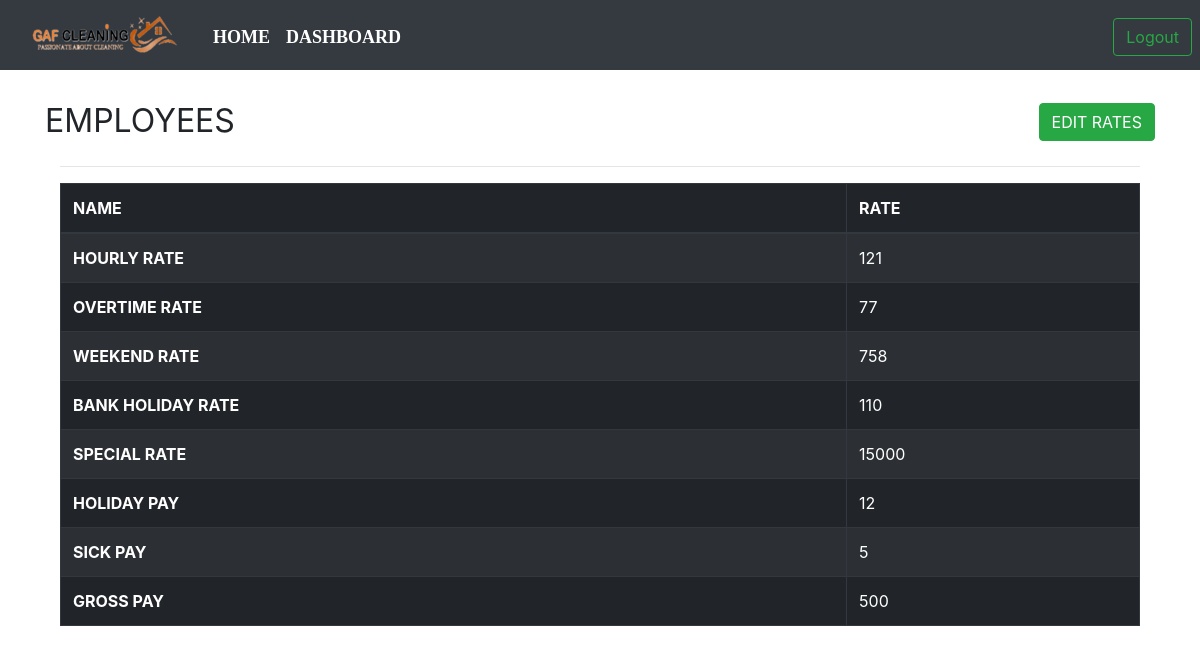
The app's page /rates/ (signed in) with its own data.
### pages/models.py (models this page shows)
class Panel(models.Model):
    user=models.OneToOneField(User, null=True, blank=True, on_delete=models.CASCADE)
    rates = models.OneToOneField(Rates, null=True, blank=True, on_delete=models.CASCADE)

class Rates(models.Model):
    hourlyRate = models.CharField(max_length=10)
    overtimeRate = models.CharField(max_length=10)
    weekendRate  =models.CharField(max_length=10)
    bankHolidayRate = models.CharField(max_length=10)
    specialRate = models.CharField(max_length=10)
    holidayPay = models.CharField(max_length=10)
    sickPay = models.CharField(max_length=10)
    grossPay = models.CharField(max_length=10)

### pages/views.py (the view)
# urls.py: path("rates/", viewRates, name="rates"),
def viewRates(request):
    if "Admin" in [g.name for g in request.user.groups.all()]:
        panel = Panel.objects.get(user=request.user)
        context={
                "panel":panel
            }
        return render(request, "rates.html", context)
    else:
        return redirect('home')

### templates/rates.html (shortened to what this page needs)
{% load static %}
<!DOCTYPE html>
<html lang="en">
<head>
    <link rel="stylesheet" href="{% static 'header.css' %}">
    <link rel="stylesheet" href="https://cdnjs.cloudflare.com/ajax/libs/animate.css/3.7.2/animate.min.css">
    <link rel="stylesheet" href="https://maxcdn.bootstrapcdn.com/bootstrap/4.0.0/css/bootstrap.min.css" >
</head>
<body>
  <nav class="navbar navbar-expand-lg navbar-dark bg-dark">
  <div class="container-fluid mt-1">
    <a href="{% url 'home' %}" class="pull-left" ><img src="{% static 'images/logo1.png' %}"></a>
    <div class="collapse navbar-collapse" id="navbarSupportedContent">
      <ul class="navbar-nav me-auto mb-2 mb-lg-0 mx-4">
        <li class="nav-item">
            <a class="nav-link active" aria-current="page" href="{% url 'home' %}">Home</a>
          </li>
          <li class="nav-item">
            <a class="nav-link active" aria-current="page" href="{% url 'dashboard' %}">Dashboard</a>
          </li>
	    </ul>
        <div class="btn-group mx-2" role="group" aria-label="Basic outlined example"  style="position: absolute; right: 0;">
          <a href="{% url 'logout' %}"><button type="button" class="btn btn-outline-success">Logout</button></a>
        </div>
    </div>
  </div>
</nav>
<div class="container">
    <div class="container">
        <br />
        <div class="row" style="justify-content: space-between;">
        <h1> <b> <small>EMPLOYEES</small></b> </h1>
       <div class="modal-dialog-centered">
        <a href="{% url 'editRates' %}"><button type="button" class="btn btn-success">EDIT RATES</button></a>
    </div>
    </div>
    <hr />
        <div class="table-responsive">
        <table class="table-bordered table-hover table table-dark table-striped">
            <thead>
            <tr>
                <th scope="col"> NAME </th>
                <th scope="col"> RATE </th>
            </tr>
            </thead>
            <tbody>
            <tr>
                <th scope="row"> HOURLY RATE </th>
                <td> {{ panel.rates.hourlyRate }} </td>
            </tr>
            <tr>
                <th scope="row"> OVERTIME RATE </th>
                <td> {{ panel.rates.overtimeRate }} </td>
            </tr>
            <tr>
                <th scope="row"> WEEKEND RATE </th>
                <td> {{ panel.rates.weekendRate }} </td>
            </tr>
            <tr>
                <th scope="row"> BANK HOLIDAY RATE </th>
                <td> {{ panel.rates.bankHolidayRate }} </td>
            </tr>
            <tr>
                <th scope="row"> SPECIAL RATE </th>
                <td> {{ panel.rates.specialRate }} </td>
            </tr>
            <tr>
                <th scope="row"> HOLIDAY PAY </th>
                <td>  {{ panel.rates.holidayPay }}  </td>
            </tr>
            <tr>
                <th scope="row"> SICK PAY </th>
                <td>  {{ panel.rates.sickPay }} </td>
            </tr>
            <tr>
                <th scope="row"> GROSS PAY </th>
                <td> {{ panel.rates.grossPay }} </td>
            </tr>
            </tbody>
        </table>
    </div>
    </div>
</div>

### static/header.css (style rules this page uses)
.navbar-nav a { font-family: consolas; font-size: 18px; text-transform: uppercase; font-weight: bold; }
.navbar-nav { text-align: center; }
.nav-link { padding: .2rem 1rem; }
button { color: #f06e03; padding: 10px 25px; background: transparent; border: 3px solid rgb(0, 0, 0); border-radius: 20px; outline: none; cursor: pointer; }
body { padding: 0; margin: 0; background-color: #17141d; color: white; font-family: 'DM Mono', monospace; }

### records on screen
Panel: rates.hourlyRate "121", rates.overtimeRate "77", rates.weekendRate "758", rates.bankHolidayRate "110", rates.specialRate "15000", rates.holidayPay "12", rates.sickPay "5", rates.grossPay "500"
